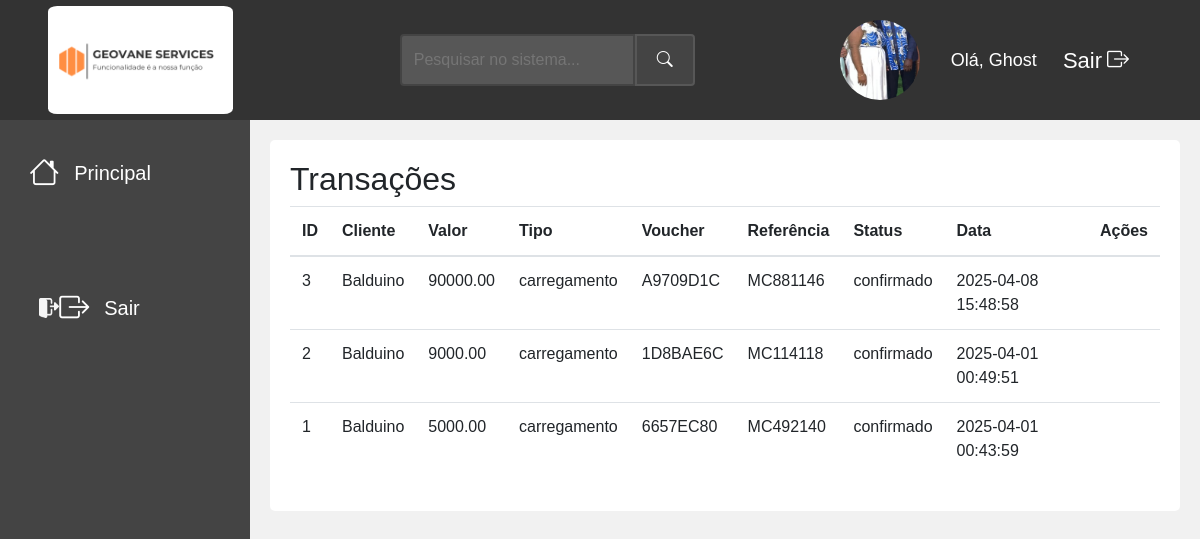
/funcionario/transacoes_admin.php (signed in), run on the app's committed database.
### tables this page shows
CREATE TABLE IF NOT EXISTS `funcionario` (
  `id_funcionario` int NOT NULL AUTO_INCREMENT,
  `nome` varchar(100) DEFAULT NULL,
  `sobrenome` varchar(100) DEFAULT NULL,
  `docId` varchar(20) DEFAULT NULL,
  `email` varchar(100) DEFAULT NULL,
  `telefone` varchar(20) DEFAULT NULL,
  `data_nasc` date DEFAULT NULL,
  `sexo` enum('masculino',' feminino') DEFAULT NULL,
  `endereco` varchar(255) DEFAULT NULL,
  `usuario` varchar(50) DEFAULT NULL,
  `senha` varchar(255) DEFAULT NULL,
  `conf_senha` varchar(255) DEFAULT NULL,
  `acesso` enum('funcionario','administrador') DEFAULT NULL,
  `tipo_contrato` varchar(50) NOT NULL,
  `data_contratacao` date NOT NULL,
  `id_cliente` int DEFAULT NULL,
  `imagem_perfil` varchar(255) DEFAULT NULL,
  `data_criacao` timestamp NULL DEFAULT CURRENT_TIMESTAMP,
  `menu_permissions` text,
  PRIMARY KEY (`id_funcionario`),
  KEY `id_cliente` (`id_cliente`)
);

CREATE TABLE IF NOT EXISTS `transacoes` (
  `id` int NOT NULL AUTO_INCREMENT,
  `id_cliente` int NOT NULL,
  `valor` decimal(10,2) NOT NULL,
  `tipo` enum('carregamento','pedido') NOT NULL,
  `voucher` varchar(50) DEFAULT NULL,
  `referencia_multicaixa` varchar(50) DEFAULT NULL,
  `status` enum('pendente','confirmado','falhou') NOT NULL DEFAULT 'pendente',
  `data` timestamp NULL DEFAULT CURRENT_TIMESTAMP,
  PRIMARY KEY (`id`),
  KEY `id_cliente` (`id_cliente`)
);

CREATE TABLE IF NOT EXISTS `cliente` (
  `id_cliente` int NOT NULL AUTO_INCREMENT,
  `nome` varchar(100) DEFAULT NULL,
  `sobrenome` varchar(100) DEFAULT NULL,
  `docId` varchar(20) DEFAULT NULL,
  `email` varchar(100) DEFAULT NULL,
  `telefone` varchar(20) DEFAULT NULL,
  `data_nasc` date DEFAULT NULL,
  `sexo` enum('masculino',' feminino') DEFAULT NULL,
  `endereco` varchar(255) DEFAULT NULL,
  `senha` varchar(255) DEFAULT NULL,
  `conf_senha` varchar(255) DEFAULT NULL,
  `imagem_perfil` varchar(255) DEFAULT NULL,
  `id_funcionario` int DEFAULT NULL,
  `saldo` decimal(10,2) NOT NULL DEFAULT '0.00',
  PRIMARY KEY (`id_cliente`),
  KEY `id_funcionario` (`id_funcionario`)
);

### funcionario/veryFun.php (called while the page is built, shortened)
<?php
    $nomeUsuario = $_SESSION['usuario'];
    ?>

### funcionario/transacoes_admin.php (the view, shortened to what this page needs)
<?php
require './veryFun.php';
require '../conexao.php';
$id_funcionario = $_SESSION['id_funcionario'];
$sql = "SELECT imagem_perfil FROM Funcionario WHERE id_funcionario = $id_funcionario";
$result = $conexao->query($sql);
$funcionario = $result->fetch_assoc();
$query = "SELECT t.*, c.nome AS cliente_nome FROM transacoes t INNER JOIN Cliente c ON t.id_cliente = c.id_cliente ORDER BY t.data DESC";
$result = $conexao->query($query);
?>
<!DOCTYPE html>
<html lang="pt-br">
<head>
    <link rel="stylesheet" href="https://maxcdn.bootstrapcdn.com/bootstrap/4.5.2/css/bootstrap.min.css">
     <link rel="stylesheet" href="https://cdn.jsdelivr.net/npm/bootstrap-icons@1.11.3/font/bootstrap-icons.min.css">
</head>
<body>
    <div class="topbar">
        <div class="logo">
            <img src="../assets/logo.png" alt="Logo";>
        </div>
        <div class="search-box">
            <form action="search.php" method="GET">
                <input type="text" name="query" placeholder="Pesquisar no sistema...">
                <button type="submit"><i class="bi bi-search"></i></button>
            </form>
        </div>
        <div class="user-info">
            <div>
                <a href="perfil.php"><img src="../upload/imagens_perfil/<?php echo $funcionario['imagem_perfil']; ?>" alt="Perfil" class="perfil-img"></a>
            </div>
            <div class="username">Olá, <?php  echo  " $nomeUsuario"; ?> </div>
            <a href="logout.php" style="color: white; margin-left: 10px;">Sair<i class="bi bi-box-arrow-right"></i></a>
        </div>
    </div>
    <div class="sidebar">
    <a href="funcionario.php"> <span class="icon"><i class="bi bi-house"></i></span>
    <span class="txt-link">Principal</span></a>
    <a href="./logout.php" style="color: white; margin-left: 10px;">
        <img src="./assets/sair.png" alt="" style="width: 20px;">
        <span class="icon"><i class="bi bi-box-arrow-right"></i></span>Sair
    </a>
</div>
    <div class="content">
        <div class="table-status">
            <h2>Transações</h2>
            <table class="table table-stricked">
            <thead>
                <tr>
                <th>ID</th>
                <th>Cliente</th>
                <th>Valor</th>
                <th>Tipo</th>
                <th>Voucher</th>
                <th>Referência</th>
                <th>Status</th>
                <th>Data</th>
                <th>Ações</th>
                </tr>
            </thead>
            <tbody>
                <?php while($row = $result->fetch_assoc()): ?>
                <tr>
                    <td><?php echo $row['id']; ?></td>
                    <td><?php echo $row['cliente_nome']; ?></td>
                    <td><?php echo $row['valor']; ?></td>
                    <td><?php echo $row['tipo']; ?></td>
                    <td><?php echo $row['voucher']; ?></td>
                    <td><?php echo $row['referencia_multicaixa']; ?></td>
                    <td><?php echo $row['status']; ?></td>
                    <td><?php echo $row['data']; ?></td>
                    <td>
                    </td>
                </tr>
                <?php endwhile; ?>
            </tbody>
            </table>
        </div>
    </div>
</body>
</html>

### funcionario/transacoes_admin.php (style rules this page uses)
body { font-family: Arial, sans-serif; margin: 0; display: flex; flex-direction: column; height: 100vh; background-color: #f1f1f1; }
.topbar { display: flex; justify-content: space-between; align-items: center; width: 100%; height: 120px; background-color: #333; color: white; padding: 10px 20px; position: fixed; top: 0; z-index: 1000; }
.search-box { flex-grow: 1; display: flex; justify-content: center; margin: 0 20px; }
.search-box form { display: flex; width: 50%; }
.search-box input[type="text"] { flex-grow: 1; padding: 12px; font-size: 16px; border: 2px solid #444; border-radius: 4px 0 0 4px; background-color: #575757; color: white; }
.search-box button { padding: 12px 20px; border: 2px solid #575757; border-radius: 0 4px 4px 0; background-color: #444; color: white; cursor: pointer; }
.topbar .user-info { display: flex; align-items: center; margin-left: auto; margin-right: 20px; }
.topbar .user-info .username { margin-right: 15px; font-size: 18px; color: white; }
.topbar .user-info a { color: whitesmoke; text-decoration: none; font-size: 22px; transition: color 0.3s; padding: 1px; border-radius: 5%; margin-right: 30px; display: flex; align-items: center; }
.topbar .user-info a i { margin-left: 5px; }
.perfil-img { width: 80px; height: 80px; object-fit: cover; border-radius: 50%; }
.topbar .logo { width: 200px; text-align: center; margin-left: 20px; }
.topbar .logo img { width: 185px; border-radius: 5%; }
.sidebar { width: 250px; background-color: #444; color: white; padding-top: 60px; position: fixed; height: 100%; top: 0; padding-left: 20px; padding-top: 80px; overflow-y: auto; transition: 2s; }
.sidebar a { margin-top: 50px; text-decoration: none; color: white; display: flex; align-items: center; transition: 0.3s; margin-bottom: 5px; font-size: 20px; padding: 20px 4%; }
.sidebar a .icon, .sidebar a .txt-icon { font-size: 30px; margin-right: 15px; }
.content { margin-left: 250px; padding: 20px; flex-grow: 1; overflow-y: auto; margin-top: 120px; }
.table-status { background: white; border-radius: 5px; padding: 20px; margin-bottom: 30px; }

### data on the page
funcionario: imagem_perfil (picture)
transacoes: id "3", id_cliente.nome "Balduino", valor "90000.00", tipo "carregamento", voucher "A9709D1C", referencia_multicaixa "MC881146", status "confirmado", data "2025-04-08 15:48:58"
transacoes: id "2", id_cliente.nome "Balduino", valor "9000.00", tipo "carregamento", voucher "1D8BAE6C", referencia_multicaixa "MC114118", status "confirmado", data "2025-04-01 00:49:51"
transacoes: id "1", id_cliente.nome "Balduino", valor "5000.00", tipo "carregamento", voucher "6657EC80", referencia_multicaixa "MC492140", status "confirmado", data "2025-04-01 00:43:59"

### other printed values
$nomeUsuario "Ghost"
